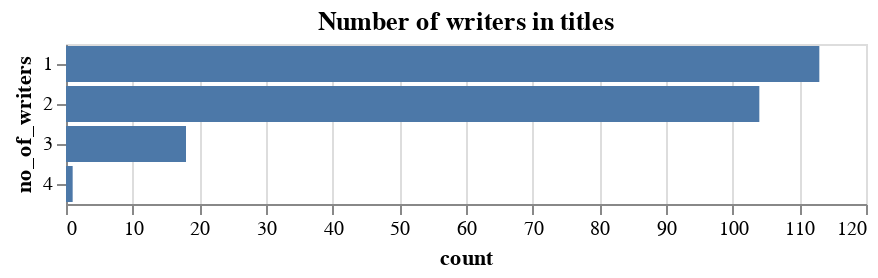

Source (notebook cell):
### Code cell
# No of writers 
alt.Chart(amigos_info_dt_v1[:,count(),by(f.no_of_writers)].to_pandas()).mark_bar().encode(

    alt.X('count'),
    alt.Y('no_of_writers:O')
).properties(
    
    title='Number of writers in titles'
)

### Figure 1 — Vega-Lite specification as saved in the notebook (floating-point values rounded to 4 significant figures)
{"config": {"view": {"continuousWidth": 400, "continuousHeight": 300}}, "data": {"name": "data-eba9a01631bf4cbbafbc1d39a033d10a"}, "mark": "bar", "encoding": {"x": {"type": "quantitative", "field": "count"}, "y": {"type": "ordinal", "field": "no_of_writers"}}, "title": "Number of writers in titles", "$schema": "https://vega.github.io/schema/vega-lite/v4.8.1.json", "datasets": {"data-eba9a01631bf4cbbafbc1d39a033d10a": [{"no_of_writers": 1, "count": 113}, {"no_of_writers": 2, "count": 104}, {"no_of_writers": 3, "count": 18}, {"no_of_writers": 4, "count": 1}]}}
